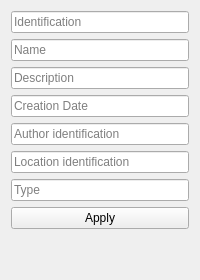
                <widget class="QWidget" name="create_work_of_art">
                 <attribute name="title">
                  <string>Work of Art</string>
                 </attribute>
                 <layout class="QVBoxLayout" name="verticalLayout_10">
                  <item>
                   <widget class="QLineEdit" name="line_work_of_art_id">
                    <property name="text">
                     <string/>
                    </property>
                    <property name="placeholderText">
                     <string>Identification</string>
                    </property>
                   </widget>
                  </item>
                  <item>
                   <widget class="QLineEdit" name="line_work_of_art_name">
                    <property name="text">
                     <string/>
                    </property>
                    <property name="placeholderText">
                     <string>Name</string>
                    </property>
                   </widget>
                  </item>
                  <item>
                   <widget class="QLineEdit" name="line_work_of_art_description">
                    <property name="text">
                     <string/>
                    </property>
                    <property name="placeholderText">
                     <string>Description</string>
                    </property>
                   </widget>
                  </item>
                  <item>
                   <widget class="QLineEdit" name="line_work_of_art_creation_date">
                    <property name="text">
                     <string/>
                    </property>
                    <property name="placeholderText">
                     <string>Creation Date</string>
                    </property>
                   </widget>
                  </item>
                  <item>
                   <widget class="QLineEdit" name="line_work_of_art_author_id">
                    <property name="text">
                     <string/>
                    </property>
                    <property name="placeholderText">
                     <string>Author identification</string>
                    </property>
                   </widget>
                  </item>
                  <item>
                   <widget class="QLineEdit" name="line_work_of_art_location_id">
                    <property name="text">
                     <string/>
                    </property>
                    <property name="placeholderText">
                     <string>Location identification</string>
                    </property>
                   </widget>
                  </item>
                  <item>
                   <widget class="QLineEdit" name="line_work_of_art_type">
                    <property name="text">
                     <string/>
                    </property>
                    <property name="placeholderText">
                     <string>Type</string>
                    </property>
                   </widget>
                  </item>
                  <item>
                   <widget class="QPushButton" name="btn_apply_work_of_art">
                    <property name="text">
                     <string>Apply</string>
                    </property>
                   </widget>
                  </item>
                  <item>
                   <spacer name="verticalSpacer_3">
                    <property name="orientation">
                     <enum>Qt::Vertical</enum>
                    </property>
                    <property name="sizeHint" stdset="0">
                     <size>
                      <width>20</width>
                      <height>40</height>
                     </size>
                    </property>
                   </spacer>
                  </item>
                 </layout>
                </widget>
